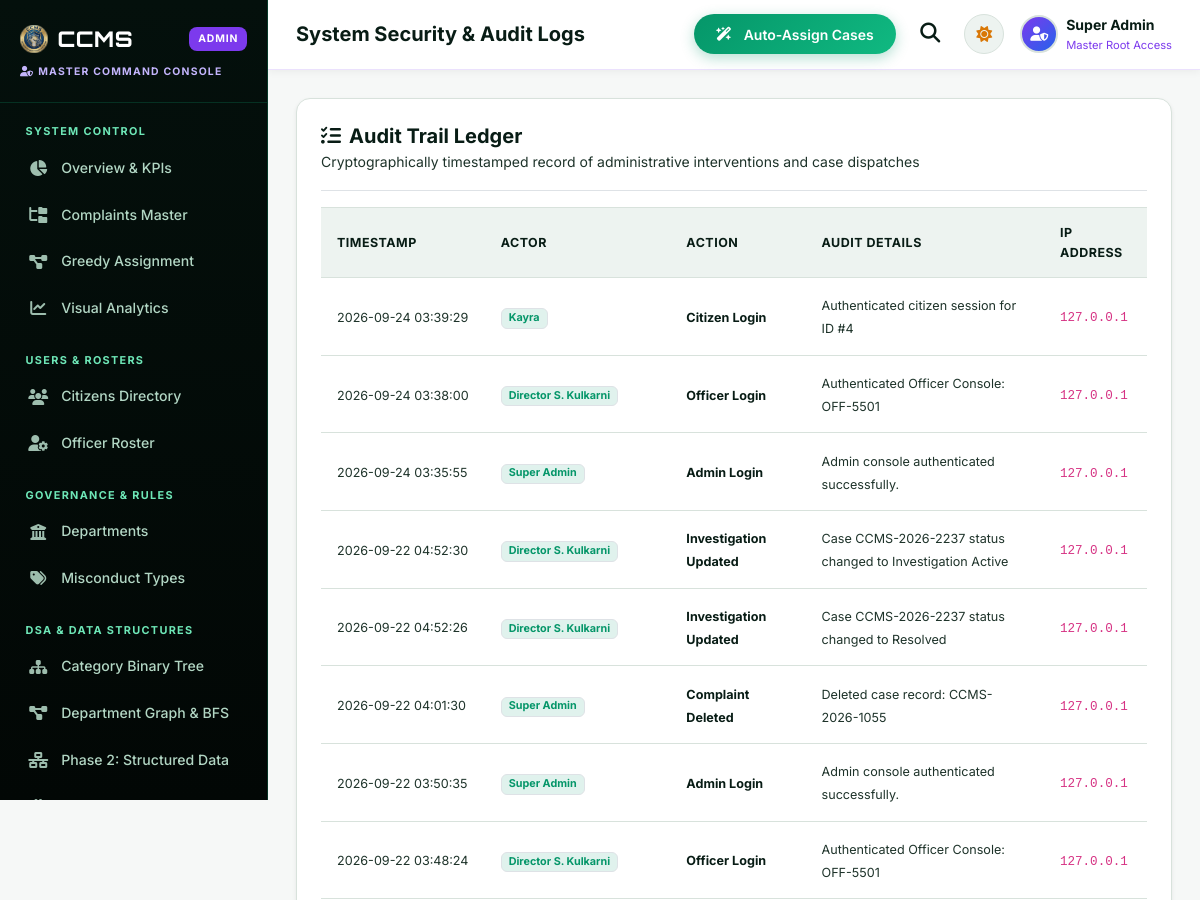
Before: /admin/activity-logs (signed in, upper part) with the older database file.
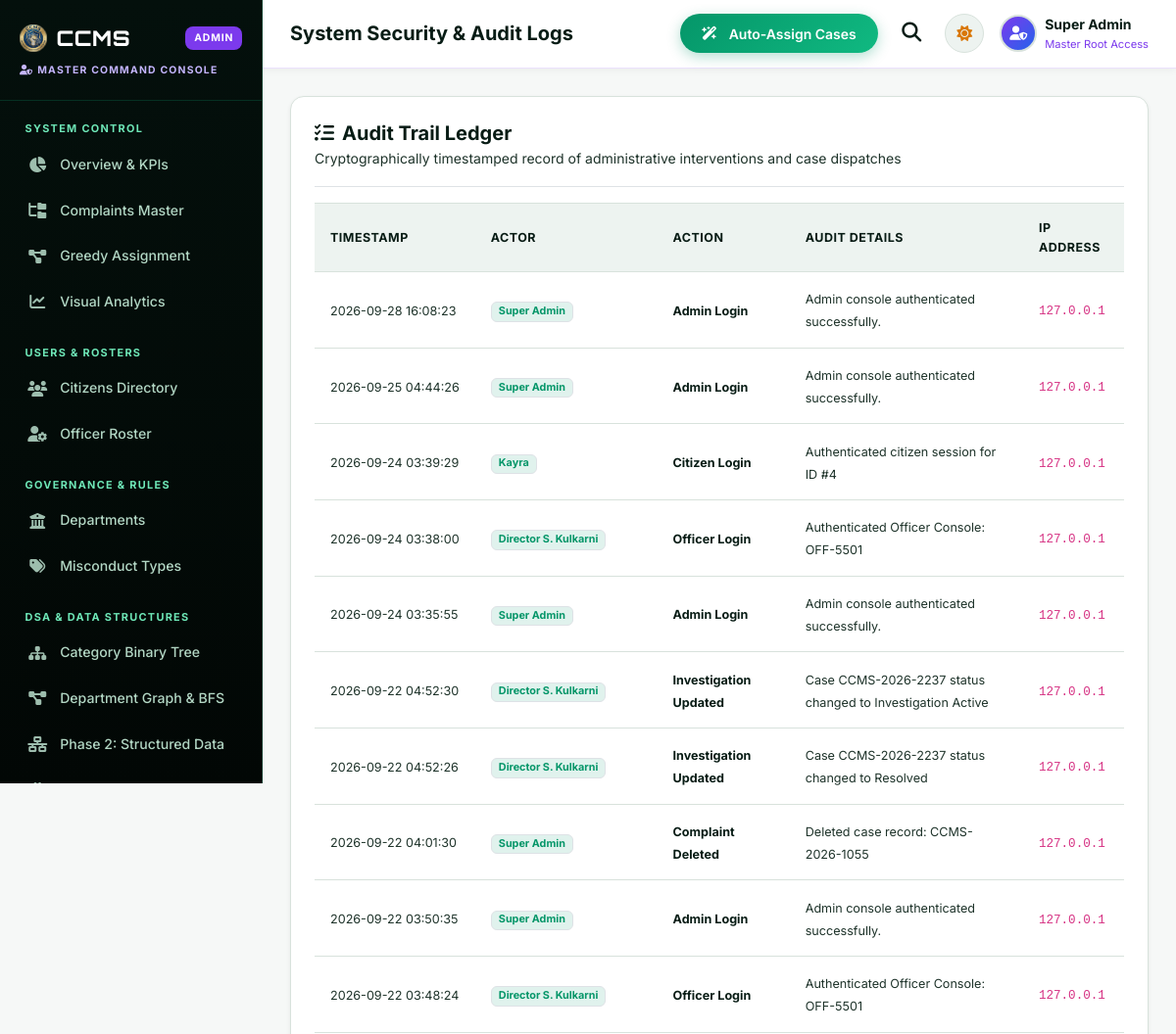
After: the same page with the newer database file.
### tables this page shows
CREATE TABLE activity_logs (
            log_id INTEGER PRIMARY KEY AUTOINCREMENT,
            actor TEXT NOT NULL,
            action TEXT NOT NULL,
            details TEXT NOT NULL,
            ip_address TEXT DEFAULT '127.0.0.1',
            timestamp DATETIME DEFAULT CURRENT_TIMESTAMP
        );

### app.py (the view)
@app.route("/admin/activity-logs")
@role_required("admin")
def admin_activity_logs():
    logs = db.query_db("SELECT * FROM activity_logs ORDER BY timestamp DESC LIMIT 50")
    return render_template("admin/activity_logs.html", logs=logs)

### app.py (called while the page is built, shortened)
def role_required(required_role):
    def decorator(f):
        @wraps(f)
        def decorated_function(*args, **kwargs):
            user_role = session.get("role", "citizen")
            if user_role != required_role and user_role != "admin":
                flash("You do not have authorization to view this command console.", "danger")
                return redirect(url_for("home"))
            return f(*args, **kwargs)
        return decorated_function
    return decorator

### db.py (called while the page is built)
def dict_factory(cursor, row):
    d = {}
    for idx, col in enumerate(cursor.description):
        d[col[0]] = row[idx]
    return d

def get_db_connection():
    conn = sqlite3.connect(DB_PATH, timeout=20.0, check_same_thread=False)
    conn.row_factory = dict_factory
    conn.execute("PRAGMA journal_mode=WAL;")
    return conn

def query_db(query, args=(), one=False):
    normalized_query, normalized_args = _normalize_query(query, args)
    conn = get_db_connection()
    try:
        cursor = conn.cursor()
        cursor.execute(normalized_query, normalized_args)
        result = cursor.fetchall()
        return (result[0] if result else None) if one else result
    finally:
        conn.close()

### templates/admin/activity_logs.html
{% extends 'admin/base.html' %}
{% set active_page = 'activity_logs' %}
{% block page_heading %}System Security &amp; Audit Logs{% endblock %}
{% block content %}
<div class="ccms-card p-4 shadow-sm mb-4">
  <div class="d-flex flex-wrap align-items-center justify-content-between pb-3 mb-3 border-bottom gap-3">
    <div>
      <h5 class="fw-bold text-heading mb-0"><i class="fas fa-list-check text-violet me-2"></i>Audit Trail Ledger</h5>
      <span class=" small">Cryptographically timestamped record of administrative interventions and case
        dispatches</span>
    </div>
  </div>
  {% if logs %}
  <div class="table-responsive">
    <table class="table-custom">
      <thead>
        <tr>
          <th>Timestamp</th>
          <th>Actor</th>
          <th>Action</th>
          <th>Audit Details</th>
          <th>IP Address</th>
        </tr>
      </thead>
      <tbody>
        {% for log in logs %}
        <tr>
          <td><span class="small  text-nowrap">{{ log.timestamp }}</span></td>
          <td><span class="badge bg-primary-subtle text-primary border">{{ log.actor }}</span></td>
          <td><span class="fw-bold text-heading small">{{ log.action }}</span></td>
          <td><span class="small ">{{ log.details }}</span></td>
          <td><code class="small">{{ log.ip_address or '127.0.0.1' }}</code></td>
        </tr>
        {% endfor %}
      </tbody>
    </table>
  </div>
  {% else %}
  <div class="text-center py-5">
    <p class=" small">No activity logs recorded yet.</p>
  </div>
  {% endif %}
</div>
{% endblock %}

Changed rows visible on the page:
added activity_logs: timestamp "2026-09-28 16:08:23", actor "Super Admin", action "Admin Login", details "Admin console authenticated successfully.", ip_address "127.0.0.1"
added activity_logs: timestamp "2026-09-25 04:44:26", actor "Super Admin", action "Admin Login", details "Admin console authenticated successfully.", ip_address "127.0.0.1"
